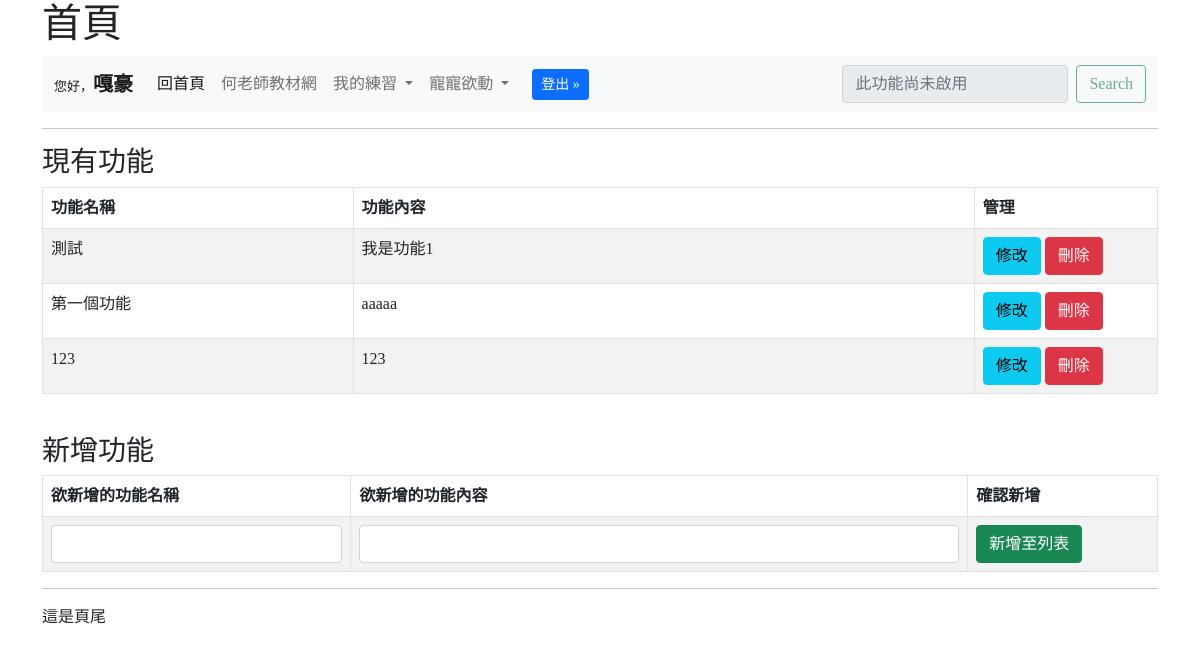
The app's page / (signed in), older data.
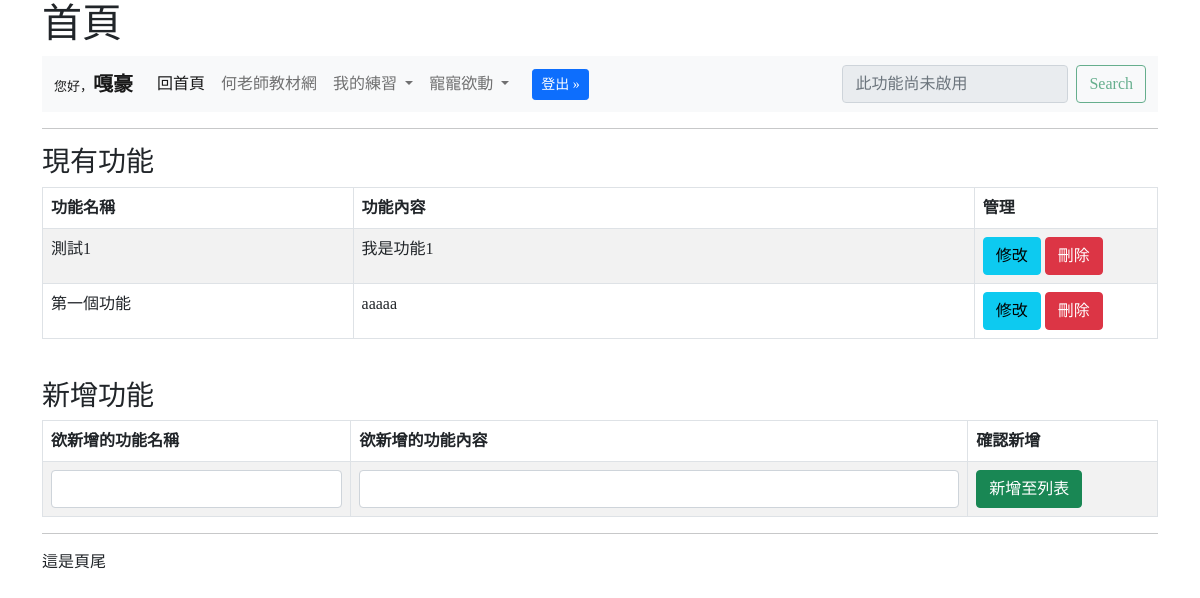
The same page, newer data.
### mysite/models.py (models this page shows)
class Func(models.Model):
    name = models.CharField(max_length=100)    # 功能名稱
    content = models.TextField()			   # 功能內容

### mysite/views.py (the view)
# urls.py: path('',views.index, name='Index'),
def index(request):
	functions = Func.objects.all()
	form = FunctionForm()
	if request.method == "POST":
		form = FunctionForm(request.POST)
		if form.is_valid():
			form.save()
		return redirect("/")
	context = {
		'functions':functions,
		'form':form
	}
	return render(request, "index.html", context)

### mysite/forms.py
class FunctionForm(forms.ModelForm):
    class Meta:
        model = Func
        fields = '__all__'
        widgets = {
            'name': forms.TextInput(attrs={'class': 'form-control'}),
            'content': forms.TextInput(attrs={'class': 'form-control'})
        }
        labels = {
            'name': '欲新增的功能名稱',
            'content':'欲新增的功能內容'
        }

### templates/index.html (shortened to what this page needs)
{% extends "base.html" %}
{% block headmessage %} 首頁 {% endblock %}
{% block main %}
	<hr>
	<h3>現有功能</h3>
	<table class="table table-bordered table-striped">
        <thead class="thead-dark">
            <tr>
                <th>功能名稱</th>
                <th>功能內容</th>
                {% if request.user.is_superuser %}
                	<th>管理</th>
                {% endif %}
            </tr>
        </thead>
        <tbody>
        	{% for function in functions %}
	            <tr>
			        <td Width="100">{{ function.name }}</td>
			        <td Width="200">{{ function.content }}</td>
			        {% if request.user.is_superuser %}
				        <td Width="50">
						    <a href="{% url 'UpdateF' function.id %}" class="btn btn-info">修改</a>
						    <a href="{% url 'DeleteF' function.id %}" class="btn btn-danger">刪除</a>
				        </td>
				    {% endif %}
			    </tr>
	        {% endfor %}
        </tbody>
    </table>
    <br>
    {% if request.user.is_superuser %}
    	<h3>新增功能</h3>
		<form action="" method="POST">
			<table class="table table-bordered table-striped">
				<thead class="thead-dark">
		            <tr>
		                <th><label>{{ form.name.label }}</label></th>
		                <th><label>{{ form.content.label }}</label></th>
		                <th>確認新增</th>
		            </tr>
		        </thead>
				<tr>
					<td Width="200">{{ form.name }}</td>
					<td Width="400">{{ form.content }}</td>
					<td Width="100"><input type="submit" class="btn btn-success" value="新增至列表"></td>
				</tr>
			</table>
		</form>
	{% endif %}
{% endblock %}

Row changes from the older to the newer data that the page shows:
removed Func: name "123", content "123"
changed Func "我是功能1": name "測試" → "測試1"
